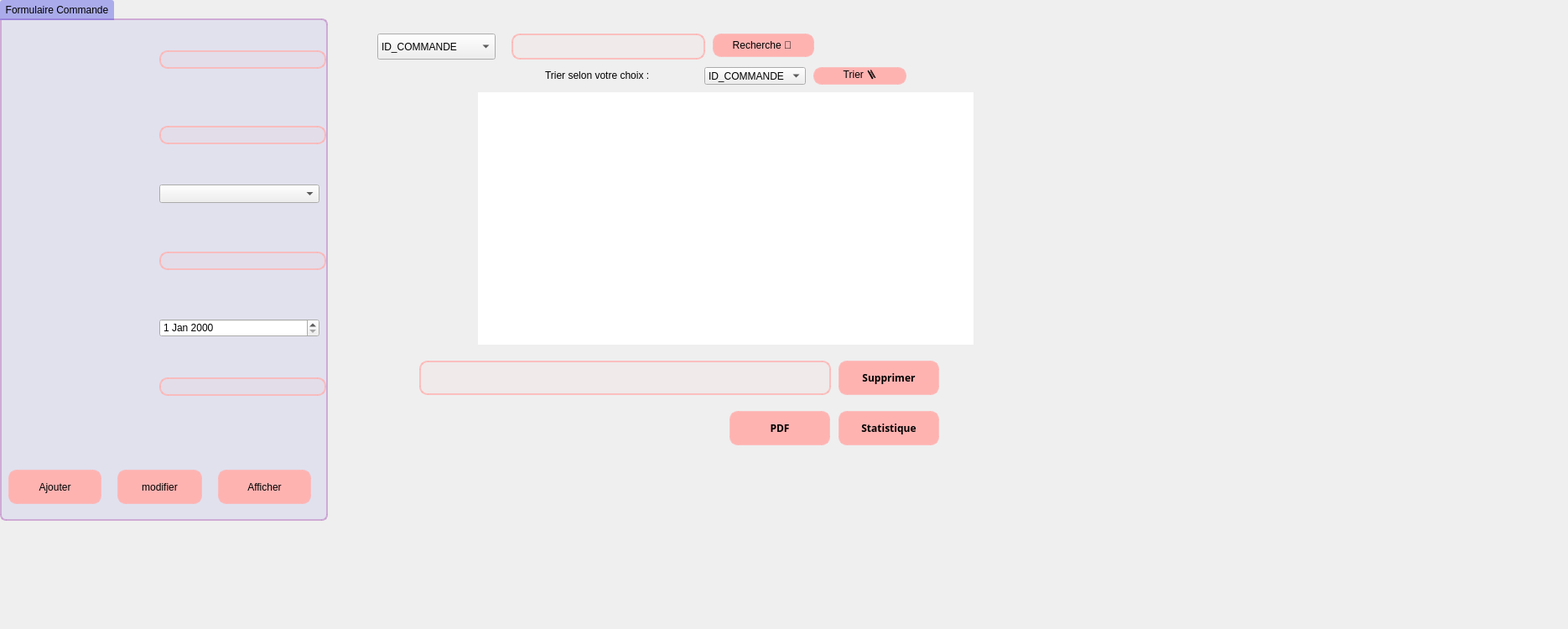
      <widget class="QWidget" name="tab_2">
       <attribute name="title">
        <string>Gestion Commande</string>
       </attribute>
       <widget class="QLineEdit" name="le_ID_COMMANDE">
        <property name="geometry">
         <rect>
          <x>190</x>
          <y>60</y>
          <width>199</width>
          <height>22</height>
         </rect>
        </property>
        <property name="styleSheet">
         <string notr="true">QLineEdit {
background-color: rgba(254,179,177,20);
border: 2px solid rgba(254,179,177,200);
border-radius: 10px;
}
QLineEdit:hover {
background-color: rgba(254,179,177,200);
border: 1px solid rgba(128, 97, 171, 200);
border-radius: 10px;
}
</string>
        </property>
       </widget>
       <widget class="QLabel" name="lblErreurle_idclientfk">
        <property name="geometry">
         <rect>
          <x>180</x>
          <y>480</y>
          <width>221</width>
          <height>20</height>
         </rect>
        </property>
        <property name="text">
         <string/>
        </property>
       </widget>
       <widget class="QLineEdit" name="lineEdit_supp_commande2">
        <property name="geometry">
         <rect>
          <x>500</x>
          <y>430</y>
          <width>491</width>
          <height>41</height>
         </rect>
        </property>
        <property name="styleSheet">
         <string notr="true">QLineEdit {
background-color: rgba(254,179,177,20);
border: 2px solid rgba(254,179,177,200);
border-radius: 10px;
}
QLineEdit:hover {
background-color: rgba(254,179,177,200);
border: 1px solid rgba(128, 97, 171, 200);
border-radius: 10px;
}
</string>
        </property>
       </widget>
       <widget class="QPushButton" name="supprimercommande">
        <property name="geometry">
         <rect>
          <x>1000</x>
          <y>430</y>
          <width>120</width>
          <height>41</height>
         </rect>
        </property>
        <property name="font">
         <font>
          <family>Calibri Light</family>
          <weight>75</weight>
          <bold>true</bold>
         </font>
        </property>
        <property name="cursor">
         <cursorShape>PointingHandCursor</cursorShape>
        </property>
        <property name="styleSheet">
         <string notr="true">QPushButton {
background-color: rgba(254,179,177,255);
border-radius: 10px;
border: 2px solid rgba(254,179,177,200);
}
QPushButton:hover {
background-color: rgba(233,96,90,255);
}
</string>
        </property>
        <property name="text">
         <string>Supprimer</string>
        </property>
        <property name="icon">
         <iconset>
          <normaloff>../../Bureau/Gestion_voiture/ressources/-.png</normaloff>../../Bureau/Gestion_voiture/ressources/-.png</iconset>
        </property>
        <property name="iconSize">
         <size>
          <width>20</width>
          <height>20</height>
         </size>
        </property>
       </widget>
       <widget class="QTableView" name="tab_commandes">
        <property name="geometry">
         <rect>
          <x>570</x>
          <y>110</y>
          <width>591</width>
          <height>301</height>
         </rect>
        </property>
        <property name="styleSheet">
         <string notr="true">font: 8pt &quot;MS Shell Dlg 2&quot;;
border-radius: 10px;</string>
        </property>
       </widget>
       <widget class="QGroupBox" name="Personnel_Infos_3">
        <property name="geometry">
         <rect>
          <x>0</x>
          <y>0</y>
          <width>391</width>
          <height>621</height>
         </rect>
        </property>
        <property name="styleSheet">
         <string notr="true">QGroupBox {
	background: rgba(64,66,226,20); 
    border: 2px solid;
	border-top-right-radius: 7px;
	border-bottom-right-radius: 7px;
	border-bottom-left-radius: 7px;
    border-color: rgba(199, 153, 207, 200);
    margin-top: 22px;
}
QGroupBox::title  {
    background-color: rgba(64,66,226,100);
    subcontrol-origin: margin;
    subcontrol-position: top left;
    padding: 5px;
	border-top-left-radius: 3px;
	border-top-right-radius: 3px;
}</string>
        </property>
        <property name="title">
         <string>Formulaire Commande</string>
        </property>
        <widget class="QPushButton" name="ajoutercommande">
         <property name="geometry">
          <rect>
           <x>10</x>
           <y>560</y>
           <width>111</width>
           <height>41</height>
          </rect>
         </property>
         <property name="styleSheet">
          <string notr="true">QPushButton {
background-color: rgba(254,179,177,255);
border-radius: 10px;
border: 2px solid rgba(254,179,177,200);
}
QPushButton:hover {
background-color: rgba(233,96,90,255);
}</string>
         </property>
         <property name="text">
          <string>Ajouter</string>
         </property>
        </widget>
        <widget class="QPushButton" name="modifiercommande">
         <property name="geometry">
          <rect>
           <x>140</x>
           <y>560</y>
           <width>101</width>
           <height>41</height>
          </rect>
         </property>
         <property name="styleSheet">
          <string notr="true">QPushButton {
background-color: rgba(254,179,177,255);
border-radius: 10px;
border: 2px solid rgba(254,179,177,200);
}
QPushButton:hover {
background-color: rgba(233,96,90,255);
}</string>
         </property>
         <property name="text">
          <string>modifier</string>
         </property>
        </widget>
        <widget class="QPushButton" name="affichercommande">
         <property name="geometry">
          <rect>
           <x>260</x>
           <y>560</y>
           <width>111</width>
           <height>41</height>
          </rect>
         </property>
         <property name="styleSheet">
          <string notr="true">QPushButton {
background-color: rgba(254,179,177,255);
border-radius: 10px;
border: 2px solid rgba(254,179,177,200);
}
QPushButton:hover {
background-color: rgba(233,96,90,255);
}
</string>
         </property>
         <property name="text">
          <string>Afficher</string>
         </property>
        </widget>
        <widget class="QLabel" name="lblErreurle_ID_COMMANDE">
         <property name="geometry">
          <rect>
           <x>180</x>
           <y>90</y>
           <width>221</width>
           <height>20</height>
          </rect>
         </property>
         <property name="text">
          <string/>
         </property>
        </widget>
        <widget class="QLabel" name="lblErreurIdle_REFERENCE">
         <property name="geometry">
          <rect>
           <x>180</x>
           <y>170</y>
           <width>231</width>
           <height>21</height>
          </rect>
         </property>
         <property name="text">
          <string/>
         </property>
        </widget>
        <widget class="QLineEdit" name="le_idclientFK">
         <property name="geometry">
          <rect>
           <x>190</x>
           <y>450</y>
           <width>199</width>
           <height>22</height>
          </rect>
         </property>
         <property name="styleSheet">
          <string notr="true">QLineEdit {
background-color: rgba(254,179,177,20);
border: 2px solid rgba(254,179,177,200);
border-radius: 10px;
}
QLineEdit:hover {
background-color: rgba(254,179,177,200);
border: 1px solid rgba(128, 97, 171, 200);
border-radius: 10px;
}
</string>
         </property>
        </widget>
        <widget class="QLabel" name="lblErreurle_MONTANTESTIME">
         <property name="geometry">
          <rect>
           <x>180</x>
           <y>330</y>
           <width>221</width>
           <height>20</height>
          </rect>
         </property>
         <property name="text">
          <string/>
         </property>
        </widget>
        <widget class="QLineEdit" name="le_MONTANTESTIME">
         <property name="geometry">
          <rect>
           <x>190</x>
           <y>300</y>
           <width>199</width>
           <height>22</height>
          </rect>
         </property>
         <property name="styleSheet">
          <string notr="true">QLineEdit {
background-color: rgba(254,179,177,20);
border: 2px solid rgba(254,179,177,200);
border-radius: 10px;
}
QLineEdit:hover {
background-color: rgba(254,179,177,200);
border: 1px solid rgba(128, 97, 171, 200);
border-radius: 10px;
}
</string>
         </property>
        </widget>
        <widget class="QLabel" name="lblErreurle_STATUT">
         <property name="geometry">
          <rect>
           <x>180</x>
           <y>240</y>
           <width>221</width>
           <height>20</height>
          </rect>
         </property>
         <property name="text">
          <string/>
         </property>
        </widget>
        <widget class="QLineEdit" name="le_REFERENCE">
         <property name="geometry">
          <rect>
           <x>190</x>
           <y>150</y>
           <width>199</width>
           <height>22</height>
          </rect>
         </property>
         <property name="styleSheet">
          <string notr="true">QLineEdit {
background-color: rgba(254,179,177,20);
border: 2px solid rgba(254,179,177,200);
border-radius: 10px;
}
QLineEdit:hover {
background-color: rgba(254,179,177,200);
border: 1px solid rgba(128, 97, 171, 200);
border-radius: 10px;
}
</string>
         </property>
        </widget>
        <widget class="QDateEdit" name="le_DATELIVRAISON">
         <property name="geometry">
          <rect>
           <x>190</x>
           <y>380</y>
           <width>191</width>
           <height>22</height>
          </rect>
         </property>
        </widget>
        <widget class="QComboBox" name="comboBox_STATUT">
         <property name="geometry">
          <rect>
           <x>190</x>
           <y>220</y>
           <width>191</width>
           <height>22</height>
          </rect>
         </property>
         <item>
          <property name="text">
           <string/>
          </property>
         </item>
         <item>
          <property name="text">
           <string>En cours</string>
          </property>
         </item>
         <item>
          <property name="text">
           <string>Livree</string>
          </property>
         </item>
         <item>
          <property name="text">
           <string>Annulee</string>
          </property>
         </item>
        </widget>
       </widget>
       <widget class="QLabel" name="label_18">
        <property name="geometry">
         <rect>
          <x>-140</x>
          <y>-40</y>
          <width>1861</width>
          <height>741</height>
         </rect>
        </property>
        <property name="styleSheet">
         <string notr="true">border-image: url(:/img/274447901_1270325840157442_8437734761897421717_n.jpg);</string>
        </property>
        <property name="text">
         <string/>
        </property>
        <property name="pixmap">
         <pixmap>img/274447901_1270325840157442_8437734761897421717_n.jpg</pixmap>
        </property>
        <property name="scaledContents">
         <bool>true</bool>
        </property>
       </widget>
       <widget class="QLineEdit" name="lineEdit_recherchecommande">
        <property name="geometry">
         <rect>
          <x>610</x>
          <y>40</y>
          <width>231</width>
          <height>31</height>
         </rect>
        </property>
        <property name="styleSheet">
         <string notr="true">QLineEdit {
background-color: rgba(254,179,177,20);
border: 2px solid rgba(254,179,177,200);
border-radius: 10px;
}
QLineEdit:hover {
background-color: rgba(254,179,177,200);
border: 1px solid rgba(128, 97, 171, 200);
border-radius: 10px;
}
</string>
        </property>
       </widget>
       <widget class="QPushButton" name="statistique_commande">
        <property name="geometry">
         <rect>
          <x>1000</x>
          <y>490</y>
          <width>120</width>
          <height>41</height>
         </rect>
        </property>
        <property name="font">
         <font>
          <family>Calibri Light</family>
          <weight>75</weight>
          <bold>true</bold>
         </font>
        </property>
        <property name="cursor">
         <cursorShape>PointingHandCursor</cursorShape>
        </property>
        <property name="styleSheet">
         <string notr="true">QPushButton {
background-color: rgba(254,179,177,255);
border-radius: 10px;
border: 2px solid rgba(254,179,177,200);
}
QPushButton:hover {
background-color: rgba(233,96,90,255);
}
</string>
        </property>
        <property name="text">
         <string>Statistique</string>
        </property>
        <property name="icon">
         <iconset>
          <normaloff>../../Bureau/Gestion_voiture/ressources/-.png</normaloff>../../Bureau/Gestion_voiture/ressources/-.png</iconset>
        </property>
        <property name="iconSize">
         <size>
          <width>20</width>
          <height>20</height>
         </size>
        </property>
       </widget>
       <widget class="QPushButton" name="PDF_commande">
        <property name="geometry">
         <rect>
          <x>870</x>
          <y>490</y>
          <width>120</width>
          <height>41</height>
         </rect>
        </property>
        <property name="font">
         <font>
          <family>Calibri Light</family>
          <weight>75</weight>
          <bold>true</bold>
         </font>
        </property>
        <property name="cursor">
         <cursorShape>PointingHandCursor</cursorShape>
        </property>
        <property name="styleSheet">
         <string notr="true">QPushButton {
background-color: rgba(254,179,177,255);
border-radius: 10px;
border: 2px solid rgba(254,179,177,200);
}
QPushButton:hover {
background-color: rgba(233,96,90,255);
}
</string>
        </property>
        <property name="text">
         <string>PDF</string>
        </property>
        <property name="icon">
         <iconset>
          <normaloff>../../Bureau/Gestion_voiture/ressources/-.png</normaloff>../../Bureau/Gestion_voiture/ressources/-.png</iconset>
        </property>
        <property name="iconSize">
         <size>
          <width>20</width>
          <height>20</height>
         </size>
        </property>
       </widget>
       <widget class="QComboBox" name="comboBox_rech_COMMANDE">
        <property name="geometry">
         <rect>
          <x>450</x>
          <y>40</y>
          <width>141</width>
          <height>31</height>
         </rect>
        </property>
        <property name="styleSheet">
         <string notr="true"/>
        </property>
        <item>
         <property name="text">
          <string>ID_COMMANDE</string>
         </property>
        </item>
        <item>
         <property name="text">
          <string>STATUT</string>
         </property>
        </item>
        <item>
         <property name="text">
          <string>ID_CLIENT</string>
         </property>
        </item>
       </widget>
       <widget class="QLabel" name="label_43">
        <property name="geometry">
         <rect>
          <x>650</x>
          <y>80</y>
          <width>181</width>
          <height>20</height>
         </rect>
        </property>
        <property name="text">
         <string>Trier selon votre choix :</string>
        </property>
       </widget>
       <widget class="QComboBox" name="comboBox_tri_commande">
        <property name="geometry">
         <rect>
          <x>840</x>
          <y>80</y>
          <width>121</width>
          <height>21</height>
         </rect>
        </property>
        <property name="styleSheet">
         <string notr="true"/>
        </property>
        <item>
         <property name="text">
          <string>ID_COMMANDE</string>
         </property>
        </item>
        <item>
         <property name="text">
          <string>MONTANT_ESTIME</string>
         </property>
        </item>
        <item>
         <property name="text">
          <string>DATE_LIVRAISON_SOUHAITEE</string>
         </property>
        </item>
       </widget>
       <widget class="QPushButton" name="trier_commande">
        <property name="geometry">
         <rect>
          <x>970</x>
          <y>80</y>
          <width>111</width>
          <height>21</height>
         </rect>
        </property>
        <property name="styleSheet">
         <string notr="true">QPushButton {
background-color: rgba(254,179,177,255);
border-radius: 10px;
border: 2px solid rgba(254,179,177,200);
}
QPushButton:hover {
background-color: rgba(233,96,90,255);
}
</string>
        </property>
        <property name="text">
         <string>Trier 🪜</string>
        </property>
       </widget>
       <widget class="QPushButton" name="recherche_commande">
        <property name="geometry">
         <rect>
          <x>850</x>
          <y>40</y>
          <width>121</width>
          <height>28</height>
         </rect>
        </property>
        <property name="styleSheet">
         <string notr="true">QPushButton {
background-color: rgba(254,179,177,255);
border-radius: 10px;
border: 2px solid rgba(254,179,177,200);
}
QPushButton:hover {
background-color: rgba(233,96,90,255);
}
</string>
        </property>
        <property name="text">
         <string>Recherche 🔎 </string>
        </property>
       </widget>
       <zorder>label_18</zorder>
       <zorder>Personnel_Infos_3</zorder>
       <zorder>le_ID_COMMANDE</zorder>
       <zorder>lblErreurle_idclientfk</zorder>
       <zorder>lineEdit_supp_commande2</zorder>
       <zorder>supprimercommande</zorder>
       <zorder>tab_commandes</zorder>
       <zorder>lineEdit_recherchecommande</zorder>
       <zorder>statistique_commande</zorder>
       <zorder>PDF_commande</zorder>
       <zorder>comboBox_rech_COMMANDE</zorder>
       <zorder>label_43</zorder>
       <zorder>comboBox_tri_commande</zorder>
       <zorder>trier_commande</zorder>
       <zorder>recherche_commande</zorder>
      </widget>
